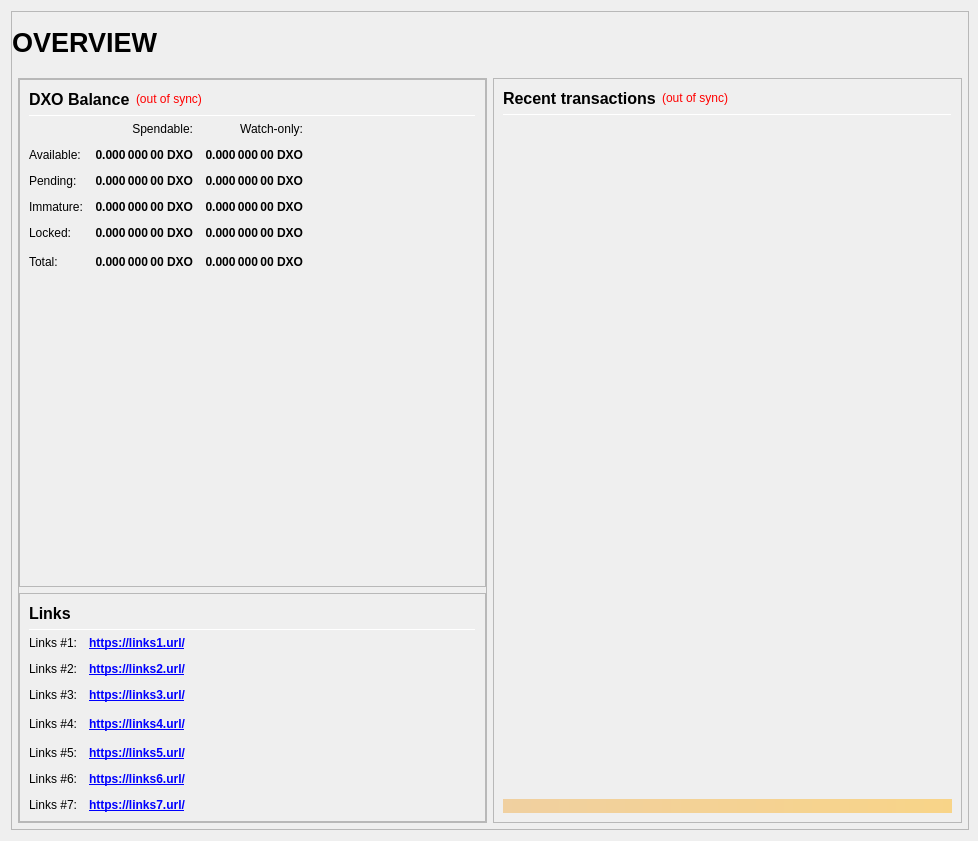
<?xml version="1.0" encoding="UTF-8"?>
<ui version="4.0">
 <class>OverviewPage</class>
 <widget class="QWidget" name="OverviewPage">
  <property name="geometry">
   <rect>
    <x>0</x>
    <y>0</y>
    <width>978</width>
    <height>841</height>
   </rect>
  </property>
  <property name="minimumSize">
   <size>
    <width>960</width>
    <height>682</height>
   </size>
  </property>
  <property name="windowTitle">
   <string>Form</string>
  </property>
  <layout class="QVBoxLayout" name="topLayout" stretch="1">
   <property name="rightMargin">
    <number>9</number>
   </property>
   <item>
    <widget class="QFrame" name="frame_BG">
     <property name="minimumSize">
      <size>
       <width>850</width>
       <height>610</height>
      </size>
     </property>
     <property name="maximumSize">
      <size>
       <width>16777215</width>
       <height>16777215</height>
      </size>
     </property>
     <property name="frameShape">
      <enum>QFrame::StyledPanel</enum>
     </property>
     <property name="frameShadow">
      <enum>QFrame::Raised</enum>
     </property>
     <layout class="QVBoxLayout" name="verticalLayout_3" stretch="1">
      <property name="leftMargin">
       <number>0</number>
      </property>
      <property name="topMargin">
       <number>0</number>
      </property>
      <property name="rightMargin">
       <number>0</number>
      </property>
      <property name="bottomMargin">
       <number>6</number>
      </property>
      <item>
       <layout class="QVBoxLayout" name="verticalLayout_Master" stretch="0,1">
        <property name="leftMargin">
         <number>0</number>
        </property>
        <property name="topMargin">
         <number>0</number>
        </property>
        <property name="rightMargin">
         <number>0</number>
        </property>
        <property name="bottomMargin">
         <number>0</number>
        </property>
        <item>
         <widget class="QFrame" name="frame_Header">
          <layout class="QVBoxLayout" name="verticalLayout_Header" stretch="0">
           <property name="leftMargin">
            <number>0</number>
           </property>
           <property name="topMargin">
            <number>0</number>
           </property>
           <property name="rightMargin">
            <number>0</number>
           </property>
           <property name="bottomMargin">
            <number>0</number>
           </property>
           <item>
            <layout class="QHBoxLayout" name="horizontalLayout_Header" stretch="1,0,1">
             <property name="spacing">
              <number>6</number>
             </property>
             <item>
              <widget class="QLabel" name="labelOverviewHeaderLeft">
               <property name="minimumSize">
                <size>
                 <width>464</width>
                 <height>60</height>
                </size>
               </property>
               <property name="maximumSize">
                <size>
                 <width>16777215</width>
                 <height>60</height>
                </size>
               </property>
               <property name="font">
                <font>
                 <pointsize>20</pointsize>
                 <weight>75</weight>
                 <bold>true</bold>
                </font>
               </property>
               <property name="text">
                <string>OVERVIEW</string>
               </property>
               <property name="alignment">
                <set>Qt::AlignLeading|Qt::AlignLeft|Qt::AlignVCenter</set>
               </property>
              </widget>
             </item>
             <item>
              <spacer name="horizontalSpacer_Header">
               <property name="orientation">
                <enum>Qt::Horizontal</enum>
               </property>
               <property name="sizeHint" stdset="0">
                <size>
                 <width>40</width>
                 <height>20</height>
                </size>
               </property>
              </spacer>
             </item>
             <item>
              <widget class="QLabel" name="labelOverviewHeaderRight">
               <property name="minimumSize">
                <size>
                 <width>464</width>
                 <height>60</height>
                </size>
               </property>
               <property name="maximumSize">
                <size>
                 <width>16777215</width>
                 <height>60</height>
                </size>
               </property>
               <property name="font">
                <font>
                 <pointsize>14</pointsize>
                </font>
               </property>
               <property name="text">
                <string/>
               </property>
               <property name="alignment">
                <set>Qt::AlignRight|Qt::AlignTrailing|Qt::AlignVCenter</set>
               </property>
              </widget>
             </item>
            </layout>
           </item>
          </layout>
         </widget>
        </item>
        <item>
         <widget class="QFrame" name="frame_Content">
          <layout class="QVBoxLayout" name="verticalLayout_Content">
           <property name="leftMargin">
            <number>6</number>
           </property>
           <property name="topMargin">
            <number>0</number>
           </property>
           <property name="rightMargin">
            <number>6</number>
           </property>
           <property name="bottomMargin">
            <number>0</number>
           </property>
           <item>
            <layout class="QHBoxLayout" name="horizontalLayout_Content" stretch="1,1">
             <property name="spacing">
              <number>6</number>
             </property>
             <item>
              <layout class="QVBoxLayout" name="verticalLayout_left" stretch="1">
               <item>
                <widget class="QFrame" name="frameObfuscation">
                 <property name="minimumSize">
                  <size>
                   <width>0</width>
                   <height>0</height>
                  </size>
                 </property>
                 <property name="frameShape">
                  <enum>QFrame::StyledPanel</enum>
                 </property>
                 <property name="frameShadow">
                  <enum>QFrame::Raised</enum>
                 </property>
                 <layout class="QVBoxLayout" name="verticalLayout" stretch="0,0,0,0">
                  <property name="leftMargin">
                   <number>0</number>
                  </property>
                  <property name="topMargin">
                   <number>0</number>
                  </property>
                  <property name="rightMargin">
                   <number>0</number>
                  </property>
                  <property name="bottomMargin">
                   <number>0</number>
                  </property>
                  <item>
                   <widget class="QFrame" name="frame_Balances">
                    <property name="frameShape">
                     <enum>QFrame::StyledPanel</enum>
                    </property>
                    <property name="frameShadow">
                     <enum>QFrame::Raised</enum>
                    </property>
                    <layout class="QVBoxLayout" name="verticalLayout_4">
                     <item>
                      <layout class="QHBoxLayout" name="horizontalLayout_4">
                       <item>
                        <widget class="QLabel" name="label_5">
                         <property name="minimumSize">
                          <size>
                           <width>0</width>
                           <height>20</height>
                          </size>
                         </property>
                         <property name="font">
                          <font>
                           <pointsize>12</pointsize>
                           <weight>75</weight>
                           <bold>true</bold>
                          </font>
                         </property>
                         <property name="text">
                          <string>DXO Balance</string>
                         </property>
                        </widget>
                       </item>
                       <item>
                        <widget class="QLabel" name="labelWalletStatus">
                         <property name="cursor">
                          <cursorShape>WhatsThisCursor</cursorShape>
                         </property>
                         <property name="toolTip">
                          <string>The displayed information may be out of date. Your wallet automatically synchronizes with the DXO network after a connection is established, but this process has not completed yet.</string>
                         </property>
                         <property name="styleSheet">
                          <string notr="true">QLabel { color: red; }</string>
                         </property>
                         <property name="text">
                          <string notr="true">(out of sync)</string>
                         </property>
                         <property name="alignment">
                          <set>Qt::AlignLeading|Qt::AlignLeft|Qt::AlignVCenter</set>
                         </property>
                        </widget>
                       </item>
                       <item>
                        <spacer name="horizontalSpacer_3">
                         <property name="orientation">
                          <enum>Qt::Horizontal</enum>
                         </property>
                         <property name="sizeHint" stdset="0">
                          <size>
                           <width>40</width>
                           <height>20</height>
                          </size>
                         </property>
                        </spacer>
                       </item>
                      </layout>
                     </item>
                     <item>
                      <widget class="Line" name="line_Balance">
                       <property name="minimumSize">
                        <size>
                         <width>0</width>
                         <height>1</height>
                        </size>
                       </property>
                       <property name="maximumSize">
                        <size>
                         <width>16777215</width>
                         <height>1</height>
                        </size>
                       </property>
                       <property name="orientation">
                        <enum>Qt::Horizontal</enum>
                       </property>
                      </widget>
                     </item>
                     <item>
                      <layout class="QGridLayout" name="gridLayout">
                       <property name="spacing">
                        <number>12</number>
                       </property>
                       <item row="0" column="1">
                        <widget class="QLabel" name="labelSpendable">
                         <property name="text">
                          <string>Spendable:</string>
                         </property>
                         <property name="alignment">
                          <set>Qt::AlignRight|Qt::AlignTrailing|Qt::AlignVCenter</set>
                         </property>
                        </widget>
                       </item>
                       <item row="0" column="2">
                        <widget class="QLabel" name="labelWatchonly">
                         <property name="text">
                          <string>Watch-only:</string>
                         </property>
                         <property name="alignment">
                          <set>Qt::AlignRight|Qt::AlignTrailing|Qt::AlignVCenter</set>
                         </property>
                        </widget>
                       </item>
                       <item row="1" column="0">
                        <widget class="QLabel" name="labelBalanceText">
                         <property name="text">
                          <string>Available:</string>
                         </property>
                        </widget>
                       </item>
                       <item row="1" column="1">
                        <widget class="QLabel" name="labelBalance">
                         <property name="font">
                          <font>
                           <weight>75</weight>
                           <bold>true</bold>
                          </font>
                         </property>
                         <property name="cursor">
                          <cursorShape>IBeamCursor</cursorShape>
                         </property>
                         <property name="toolTip">
                          <string>Your current spendable balance</string>
                         </property>
                         <property name="text">
                          <string notr="true">0.000 000 00 DXO</string>
                         </property>
                         <property name="alignment">
                          <set>Qt::AlignRight|Qt::AlignTrailing|Qt::AlignVCenter</set>
                         </property>
                         <property name="textInteractionFlags">
                          <set>Qt::LinksAccessibleByMouse|Qt::TextSelectableByKeyboard|Qt::TextSelectableByMouse</set>
                         </property>
                        </widget>
                       </item>
                       <item row="1" column="2">
                        <widget class="QLabel" name="labelWatchAvailable">
                         <property name="font">
                          <font>
                           <weight>75</weight>
                           <bold>true</bold>
                          </font>
                         </property>
                         <property name="cursor">
                          <cursorShape>IBeamCursor</cursorShape>
                         </property>
                         <property name="toolTip">
                          <string>Your current balance in watch-only addresses</string>
                         </property>
                         <property name="text">
                          <string notr="true">0.000 000 00 DXO</string>
                         </property>
                         <property name="alignment">
                          <set>Qt::AlignRight|Qt::AlignTrailing|Qt::AlignVCenter</set>
                         </property>
                         <property name="textInteractionFlags">
                          <set>Qt::LinksAccessibleByMouse|Qt::TextSelectableByKeyboard|Qt::TextSelectableByMouse</set>
                         </property>
                        </widget>
                       </item>
                       <item row="2" column="0">
                        <widget class="QLabel" name="labelPendingText">
                         <property name="text">
                          <string>Pending:</string>
                         </property>
                        </widget>
                       </item>
                       <item row="2" column="1">
                        <widget class="QLabel" name="labelUnconfirmed">
                         <property name="font">
                          <font>
                           <weight>75</weight>
                           <bold>true</bold>
                          </font>
                         </property>
                         <property name="cursor">
                          <cursorShape>IBeamCursor</cursorShape>
                         </property>
                         <property name="toolTip">
                          <string>Total of transactions that have yet to be confirmed, and do not yet count toward the spendable balance</string>
                         </property>
                         <property name="text">
                          <string notr="true">0.000 000 00 DXO</string>
                         </property>
                         <property name="alignment">
                          <set>Qt::AlignRight|Qt::AlignTrailing|Qt::AlignVCenter</set>
                         </property>
                         <property name="textInteractionFlags">
                          <set>Qt::LinksAccessibleByMouse|Qt::TextSelectableByKeyboard|Qt::TextSelectableByMouse</set>
                         </property>
                        </widget>
                       </item>
                       <item row="2" column="2">
                        <widget class="QLabel" name="labelWatchPending">
                         <property name="font">
                          <font>
                           <weight>75</weight>
                           <bold>true</bold>
                          </font>
                         </property>
                         <property name="cursor">
                          <cursorShape>IBeamCursor</cursorShape>
                         </property>
                         <property name="toolTip">
                          <string>Unconfirmed transactions to watch-only addresses</string>
                         </property>
                         <property name="text">
                          <string notr="true">0.000 000 00 DXO</string>
                         </property>
                         <property name="alignment">
                          <set>Qt::AlignRight|Qt::AlignTrailing|Qt::AlignVCenter</set>
                         </property>
                         <property name="textInteractionFlags">
                          <set>Qt::LinksAccessibleByMouse|Qt::TextSelectableByKeyboard|Qt::TextSelectableByMouse</set>
                         </property>
                        </widget>
                       </item>
                       <item row="3" column="0">
                        <widget class="QLabel" name="labelImmatureText">
                         <property name="text">
                          <string>Immature:</string>
                         </property>
                        </widget>
                       </item>
                       <item row="3" column="1">
                        <widget class="QLabel" name="labelImmature">
                         <property name="font">
                          <font>
                           <weight>75</weight>
                           <bold>true</bold>
                          </font>
                         </property>
                         <property name="cursor">
                          <cursorShape>IBeamCursor</cursorShape>
                         </property>
                         <property name="toolTip">
                          <string>Staked or masternode rewards that has not yet matured</string>
                         </property>
                         <property name="text">
                          <string notr="true">0.000 000 00 DXO</string>
                         </property>
                         <property name="alignment">
                          <set>Qt::AlignRight|Qt::AlignTrailing|Qt::AlignVCenter</set>
                         </property>
                         <property name="textInteractionFlags">
                          <set>Qt::LinksAccessibleByMouse|Qt::TextSelectableByKeyboard|Qt::TextSelectableByMouse</set>
                         </property>
                        </widget>
                       </item>
                       <item row="3" column="2">
                        <widget class="QLabel" name="labelWatchImmature">
                         <property name="font">
                          <font>
                           <weight>75</weight>
                           <bold>true</bold>
                          </font>
                         </property>
                         <property name="cursor">
                          <cursorShape>IBeamCursor</cursorShape>
                         </property>
                         <property name="toolTip">
                          <string>Staked or masternode rewards in watch-only addresses that has not yet matured</string>
                         </property>
                         <property name="text">
                          <string notr="true">0.000 000 00 DXO</string>
                         </property>
                         <property name="alignment">
                          <set>Qt::AlignRight|Qt::AlignTrailing|Qt::AlignVCenter</set>
                         </property>
                         <property name="textInteractionFlags">
                          <set>Qt::LinksAccessibleByMouse|Qt::TextSelectableByKeyboard|Qt::TextSelectableByMouse</set>
                         </property>
                        </widget>
                       </item>
                       <item row="4" column="0">
                        <widget class="QLabel" name="labelLockedBalanceText">
                         <property name="toolTip">
                          <string>Locked DXO or Masternode collaterals.</string>
                         </property>
                         <property name="text">
                          <string>Locked:</string>
                         </property>
                        </widget>
                       </item>
                       <item row="4" column="1">
                        <widget class="QLabel" name="labelLockedBalance">
                         <property name="font">
                          <font>
                           <weight>75</weight>
                           <bold>true</bold>
                          </font>
                         </property>
                         <property name="cursor">
                          <cursorShape>IBeamCursor</cursorShape>
                         </property>
                         <property name="toolTip">
                          <string>Locked DXO or Masternode collaterals</string>
                         </property>
                         <property name="text">
                          <string notr="true">0.000 000 00 DXO</string>
                         </property>
                         <property name="alignment">
                          <set>Qt::AlignRight|Qt::AlignTrailing|Qt::AlignVCenter</set>
                         </property>
                         <property name="textInteractionFlags">
                          <set>Qt::LinksAccessibleByMouse|Qt::TextSelectableByKeyboard|Qt::TextSelectableByMouse</set>
                         </property>
                        </widget>
                       </item>
                       <item row="4" column="2">
                        <widget class="QLabel" name="labelWatchLocked">
                         <property name="font">
                          <font>
                           <weight>75</weight>
                           <bold>true</bold>
                          </font>
                         </property>
                         <property name="cursor">
                          <cursorShape>IBeamCursor</cursorShape>
                         </property>
                         <property name="toolTip">
                          <string>Current locked balance in watch-only addresses</string>
                         </property>
                         <property name="text">
                          <string notr="true">0.000 000 00 DXO</string>
                         </property>
                         <property name="alignment">
                          <set>Qt::AlignRight|Qt::AlignTrailing|Qt::AlignVCenter</set>
                         </property>
                         <property name="textInteractionFlags">
                          <set>Qt::LinksAccessibleByMouse|Qt::TextSelectableByKeyboard|Qt::TextSelectableByMouse</set>
                         </property>
                        </widget>
                       </item>
                       <item row="5" column="0">
                        <widget class="QLabel" name="labelTotalText">
                         <property name="toolTip">
                          <string>Your current DXO balance, unconfirmed and immature transactions included</string>
                         </property>
                         <property name="text">
                          <string>Total:</string>
                         </property>
                        </widget>
                       </item>
                       <item row="5" column="1">
                        <widget class="QLabel" name="labelTotal">
                         <property name="font">
                          <font>
                           <weight>75</weight>
                           <bold>true</bold>
                          </font>
                         </property>
                         <property name="cursor">
                          <cursorShape>IBeamCursor</cursorShape>
                         </property>
                         <property name="toolTip">
                          <string>Your current DXO balance, unconfirmed and immature transactions included</string>
                         </property>
                         <property name="text">
                          <string notr="true">0.000 000 00 DXO</string>
                         </property>
                         <property name="alignment">
                          <set>Qt::AlignRight|Qt::AlignTrailing|Qt::AlignVCenter</set>
                         </property>
                         <property name="textInteractionFlags">
                          <set>Qt::LinksAccessibleByMouse|Qt::TextSelectableByKeyboard|Qt::TextSelectableByMouse</set>
                         </property>
                        </widget>
                       </item>
                       <item row="5" column="2">
                        <widget class="QLabel" name="labelWatchTotal">
                         <property name="font">
                          <font>
                           <weight>75</weight>
                           <bold>true</bold>
                          </font>
                         </property>
                         <property name="cursor">
                          <cursorShape>IBeamCursor</cursorShape>
                         </property>
                         <property name="toolTip">
                          <string>Current total balance in watch-only addresses</string>
                         </property>
                         <property name="text">
                          <string notr="true">0.000 000 00 DXO</string>
                         </property>
                         <property name="alignment">
                          <set>Qt::AlignRight|Qt::AlignTrailing|Qt::AlignVCenter</set>
                         </property>
                         <property name="textInteractionFlags">
                          <set>Qt::LinksAccessibleByMouse|Qt::TextSelectableByKeyboard|Qt::TextSelectableByMouse</set>
                         </property>
                        </widget>
                       </item>
                       <item row="5" column="3">
                        <spacer name="horizontalSpacer_9">
                         <property name="orientation">
                          <enum>Qt::Horizontal</enum>
                         </property>
                         <property name="sizeHint" stdset="0">
                          <size>
                           <width>40</width>
                           <height>20</height>
                          </size>
                         </property>
                        </spacer>
                       </item>
                      </layout>
                     </item>
                     <item>
                      <spacer name="verticalSpacer_1">
                       <property name="orientation">
                        <enum>Qt::Vertical</enum>
                       </property>
                       <property name="sizeHint" stdset="0">
                        <size>
                         <width>20</width>
                         <height>40</height>
                        </size>
                       </property>
                      </spacer>
                     </item>
                    </layout>
                   </widget>
                  </item>
                  <item>
                   <widget class="QFrame" name="frame_Links">
                    <property name="frameShape">
                     <enum>QFrame::StyledPanel</enum>
                    </property>
                    <property name="frameShadow">
                     <enum>QFrame::Raised</enum>
                    </property>
                    <layout class="QVBoxLayout" name="verticalLayout_Links">
                     <item>
                      <layout class="QHBoxLayout" name="horizontalLayout_Links_1" stretch="0,0">
                       <item>
                        <widget class="QLabel" name="label_Links_title">
                         <property name="minimumSize">
                          <size>
                           <width>0</width>
                           <height>20</height>
                          </size>
                         </property>
                         <property name="font">
                          <font>
                           <pointsize>12</pointsize>
                           <weight>75</weight>
                           <bold>true</bold>
                          </font>
                         </property>
                         <property name="text">
                          <string>Links</string>
                         </property>
                        </widget>
                       </item>
                       <item>
                        <spacer name="horizontalSpacer_Links_1">
                         <property name="orientation">
                          <enum>Qt::Horizontal</enum>
                         </property>
                         <property name="sizeHint" stdset="0">
                          <size>
                           <width>40</width>
                           <height>20</height>
                          </size>
                         </property>
                        </spacer>
                       </item>
                      </layout>
                     </item>
                     <item>
                      <widget class="Line" name="line_Links">
                       <property name="minimumSize">
                        <size>
                         <width>0</width>
                         <height>1</height>
                        </size>
                       </property>
                       <property name="maximumSize">
                        <size>
                         <width>16777215</width>
                         <height>1</height>
                        </size>
                       </property>
                       <property name="orientation">
                        <enum>Qt::Horizontal</enum>
                       </property>
                      </widget>
                     </item>
                     <item>
                      <layout class="QGridLayout" name="gridLayout_Links">
                       <property name="spacing">
                        <number>12</number>
                       </property>
                       <item row="1" column="0">
                        <widget class="QLabel" name="labelLinks1">
                         <property name="text">
                          <string>Links #1:</string>
                         </property>
                        </widget>
                       </item>
                       <item row="1" column="1">
                        <widget class="QLabel" name="labelLinksUrl1">
                         <property name="font">
                          <font>
                           <weight>75</weight>
                           <bold>true</bold>
                          </font>
                         </property>
                         <property name="text">
                          <string notr="true">&lt;a href=&quot;https://links1.url/&quot;&gt;https://links1.url/&lt;/a&gt;</string>
                         </property>
                         <property name="textFormat">
                          <enum>Qt::RichText</enum>
                         </property>
                         <property name="alignment">
                          <set>Qt::AlignLeading|Qt::AlignLeft|Qt::AlignVCenter</set>
                         </property>
                         <property name="openExternalLinks">
                          <bool>true</bool>
                         </property>
                        </widget>
                       </item>
                       <item row="2" column="0">
                        <widget class="QLabel" name="labelLinks2">
                         <property name="text">
                          <string>Links #2:</string>
                         </property>
                        </widget>
                       </item>
                       <item row="2" column="1">
                        <widget class="QLabel" name="labelLinksUrl2">
                         <property name="font">
                          <font>
                           <weight>75</weight>
                           <bold>true</bold>
                          </font>
                         </property>
                         <property name="text">
                          <string notr="true">&lt;a href=&quot;https://links2.url/&quot;&gt;https://links2.url/&lt;/a&gt;</string>
                         </property>
                         <property name="alignment">
                          <set>Qt::AlignLeading|Qt::AlignLeft|Qt::AlignVCenter</set>
                         </property>
                         <property name="openExternalLinks">
                          <bool>true</bool>
                         </property>
                        </widget>
                       </item>
                       <item row="3" column="0">
                        <widget class="QLabel" name="labelLinks3">
                         <property name="text">
                          <string>Links #3:</string>
                         </property>
                        </widget>
                       </item>
                       <item row="3" column="1">
                        <widget class="QLabel" name="labelLinksUrl3">
                         <property name="font">
                          <font>
                           <weight>75</weight>
                           <bold>true</bold>
                          </font>
                         </property>
                         <property name="text">
                          <string notr="true">&lt;a href=&quot;https://links3.url/&quot;&gt;https://links3.url/&lt;/a&gt;</string>
                         </property>
                         <property name="alignment">
                           <set>Qt::AlignLeading|Qt::AlignLeft|Qt::AlignVCenter</set>
                         </property>
                         <property name="openExternalLinks">
                          <bool>true</bool>
                         </property>
                        </widget>
                       </item>
                       <item row="4" column="0">
                        <widget class="QLabel" name="labelLinks4">
                         <property name="text">
                          <string>Links #4:</string>
                         </property>
                        </widget>
                       </item>
                       <item row="4" column="1">
                        <widget class="QLabel" name="labelLinksUrl4">
                         <property name="font">
                          <font>
                           <weight>75</weight>
                           <bold>true</bold>
                          </font>
                         </property>
                         <property name="text">
                          <string notr="true">&lt;a href=&quot;https://links4.url/&quot;&gt;https://links4.url/&lt;/a&gt;</string>
                         </property>
                         <property name="alignment">
                           <set>Qt::AlignLeading|Qt::AlignLeft|Qt::AlignVCenter</set>
                         </property>
                         <property name="openExternalLinks">
                          <bool>true</bool>
                         </property>
                        </widget>
                       </item>
                       <item row="4" column="2">
                        <spacer name="horizontalSpacer_Links_2">
                         <property name="orientation">
                          <enum>Qt::Horizontal</enum>
                         </property>
                         <property name="sizeHint" stdset="0">
                          <size>
                           <width>40</width>
                           <height>20</height>
                          </size>
                         </property>
                        </spacer>
                       </item>
                       <item row="5" column="0">
                        <widget class="QLabel" name="labelLinks5">
                         <property name="text">
                          <string>Links #5:</string>
                         </property>
                        </widget>
                       </item>
                       <item row="5" column="1">
                        <widget class="QLabel" name="labelLinksUrl5">
                         <property name="font">
                          <font>
                           <weight>75</weight>
                           <bold>true</bold>
                          </font>
                         </property>
                         <property name="text">
                          <string notr="true">&lt;a href=&quot;https://links5.url/&quot;&gt;https://links5.url/&lt;/a&gt;</string>
                         </property>
                         <property name="alignment">
                           <set>Qt::AlignLeading|Qt::AlignLeft|Qt::AlignVCenter</set>
                         </property>
                         <property name="openExternalLinks">
                          <bool>true</bool>
                         </property>
                        </widget>
                       </item>
                       <item row="6" column="0">
                        <widget class="QLabel" name="labelLinks6">
                         <property name="text">
                          <string>Links #6:</string>
                         </property>
                        </widget>
                       </item>
                       <item row="6" column="1">
                        <widget class="QLabel" name="labelLinksUrl6">
                         <property name="font">
                          <font>
                           <weight>75</weight>
                           <bold>true</bold>
                          </font>
                         </property>
                         <property name="text">
                          <string notr="true">&lt;a href=&quot;https://links6.url/&quot;&gt;https://links6.url/&lt;/a&gt;</string>
                         </property>
                         <property name="alignment">
                           <set>Qt::AlignLeading|Qt::AlignLeft|Qt::AlignVCenter</set>
                         </property>
                         <property name="openExternalLinks">
                          <bool>true</bool>
                         </property>
                        </widget>
                       </item>
                       <item row="7" column="0">
                        <widget class="QLabel" name="labelLinks7">
                         <property name="text">
                          <string>Links #7:</string>
                         </property>
                        </widget>
                       </item>
                       <item row="7" column="1">
                        <widget class="QLabel" name="labelLinksUrl7">
                         <property name="font">
                          <font>
                           <weight>75</weight>
                           <bold>true</bold>
                          </font>
                         </property>
                         <property name="text">
                          <string notr="true">&lt;a href=&quot;https://links7.url/&quot;&gt;https://links7.url/&lt;/a&gt;</string>
                         </property>
                         <property name="alignment">
                           <set>Qt::AlignLeading|Qt::AlignLeft|Qt::AlignVCenter</set>
                         </property>
                         <property name="openExternalLinks">
                          <bool>true</bool>
                         </property>
                        </widget>
                       </item>
                      </layout>
                     </item>
                    </layout>
                   </widget>
                  </item>
                 </layout>
                </widget>
               </item>
              </layout>
             </item>
             <item>
              <layout class="QVBoxLayout" name="verticalLayout_right" stretch="1">
               <item>
                <widget class="QFrame" name="frame_RecentTransactions">
                 <property name="minimumSize">
                  <size>
                   <width>0</width>
                   <height>0</height>
                  </size>
                 </property>
                 <property name="frameShape">
                  <enum>QFrame::StyledPanel</enum>
                 </property>
                 <property name="frameShadow">
                  <enum>QFrame::Raised</enum>
                 </property>
                 <layout class="QVBoxLayout" name="verticalLayout_1" stretch="0,0,0,0,0">
                  <item>
                   <layout class="QHBoxLayout" name="horizontalLayout_2">
                    <item>
                     <widget class="QLabel" name="label_4">
                      <property name="minimumSize">
                       <size>
                        <width>0</width>
                        <height>20</height>
                       </size>
                      </property>
                      <property name="font">
                       <font>
                        <pointsize>12</pointsize>
                        <weight>75</weight>
                        <bold>true</bold>
                       </font>
                      </property>
                      <property name="text">
                       <string>Recent transactions</string>
                      </property>
                     </widget>
                    </item>
                    <item>
                     <widget class="QLabel" name="labelTransactionsStatus">
                      <property name="cursor">
                       <cursorShape>WhatsThisCursor</cursorShape>
                      </property>
                      <property name="toolTip">
                       <string>The displayed information may be out of date. Your wallet automatically synchronizes with the DXO network after a connection is established, but this process has not completed yet.</string>
                      </property>
                      <property name="styleSheet">
                       <string notr="true">QLabel { color: red; }</string>
                      </property>
                      <property name="text">
                       <string notr="true">(out of sync)</string>
                      </property>
                      <property name="alignment">
                       <set>Qt::AlignRight|Qt::AlignTrailing|Qt::AlignVCenter</set>
                      </property>
                     </widget>
                    </item>
                    <item>
                     <spacer name="horizontalSpacer">
                      <property name="orientation">
                       <enum>Qt::Horizontal</enum>
                      </property>
                      <property name="sizeHint" stdset="0">
                       <size>
                        <width>40</width>
                        <height>20</height>
                       </size>
                      </property>
                     </spacer>
                    </item>
                   </layout>
                  </item>
                  <item>
                   <widget class="Line" name="line">
                    <property name="minimumSize">
                     <size>
                      <width>0</width>
                      <height>1</height>
                     </size>
                    </property>
                    <property name="maximumSize">
                     <size>
                      <width>16777215</width>
                      <height>1</height>
                     </size>
                    </property>
                    <property name="orientation">
                     <enum>Qt::Horizontal</enum>
                    </property>
                   </widget>
                  </item>
                  <item>
                   <widget class="QListView" name="listTransactions">
                    <property name="minimumSize">
                     <size>
                      <width>0</width>
                      <height>0</height>
                     </size>
                    </property>
                    <property name="styleSheet">
                     <string notr="true">QListView { background: transparent; }</string>
                    </property>
                    <property name="frameShape">
                     <enum>QFrame::NoFrame</enum>
                    </property>
                    <property name="verticalScrollBarPolicy">
                     <enum>Qt::ScrollBarAlwaysOff</enum>
                    </property>
                    <property name="horizontalScrollBarPolicy">
                     <enum>Qt::ScrollBarAlwaysOff</enum>
                    </property>
                    <property name="selectionMode">
                     <enum>QAbstractItemView::NoSelection</enum>
                    </property>
                   </widget>
                  </item>
                  <item>
                   <spacer name="verticalSpacer_2">
                    <property name="orientation">
                     <enum>Qt::Vertical</enum>
                    </property>
                    <property name="sizeType">
                     <enum>QSizePolicy::Expanding</enum>
                    </property>
                    <property name="sizeHint" stdset="0">
                     <size>
                      <width>20</width>
                      <height>40</height>
                     </size>
                    </property>
                   </spacer>
                  </item>
                  <item>
                   <widget class="QLabel" name="labelAlerts">
                    <property name="maximumSize">
                     <size>
                      <width>16777215</width>
                      <height>16777215</height>
                     </size>
                    </property>
                    <property name="styleSheet">
                     <string notr="true">background-color: qlineargradient(x1: 0, y1: 0, x2: 1, y2: 0, stop:0 #F0D0A0, stop:1 #F8D488); color:#000000;</string>
                    </property>
                    <property name="text">
                     <string/>
                    </property>
                    <property name="wordWrap">
                     <bool>true</bool>
                    </property>
                    <property name="margin">
                     <number>3</number>
                    </property>
                   </widget>
                  </item>
                 </layout>
                </widget>
               </item>
              </layout>
             </item>
            </layout>
           </item>
          </layout>
         </widget>
        </item>
       </layout>
      </item>
     </layout>
    </widget>
   </item>
  </layout>
 </widget>
 <resources/>
 <connections/>
</ui>
